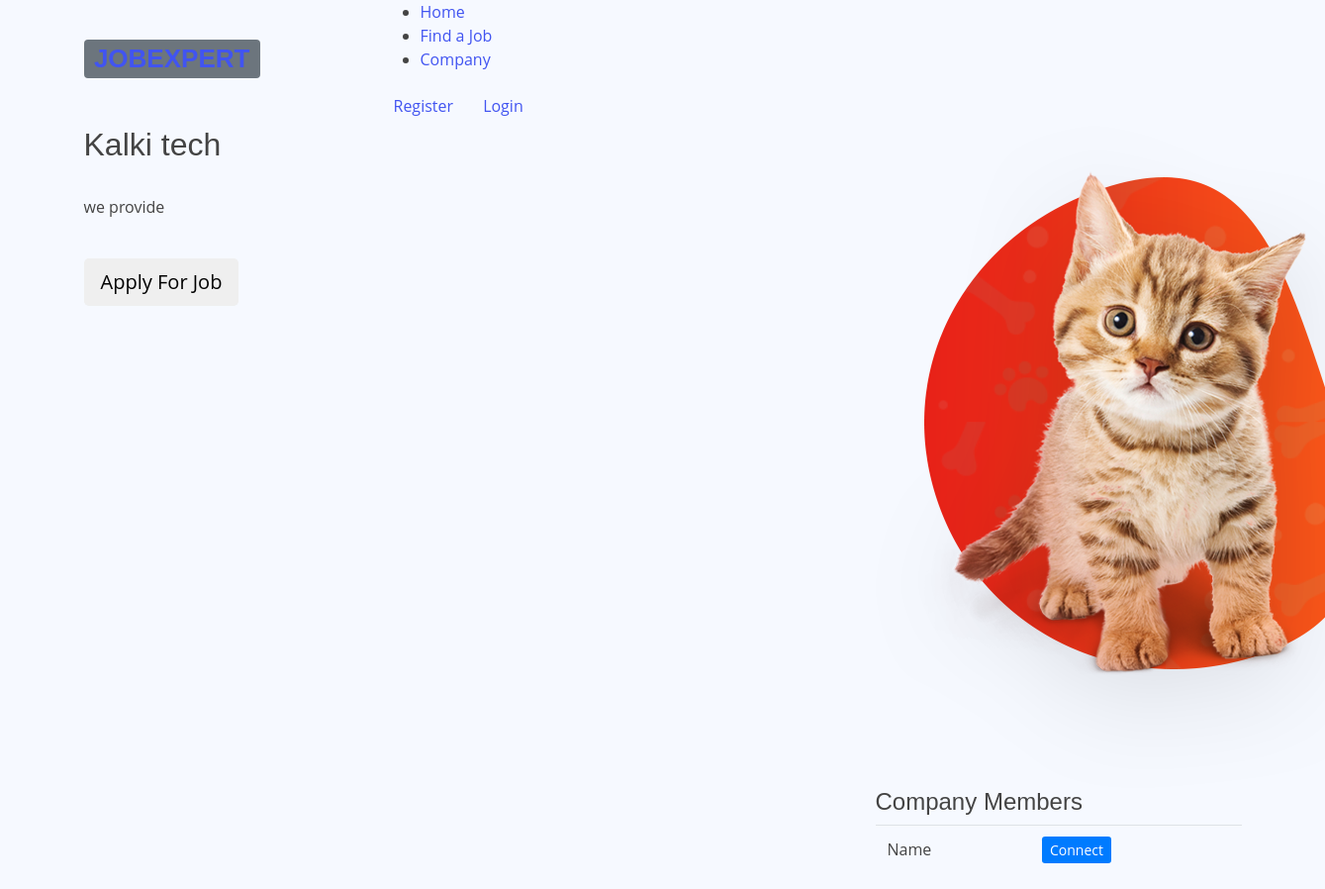
Before: /company-about.php with the older database file.
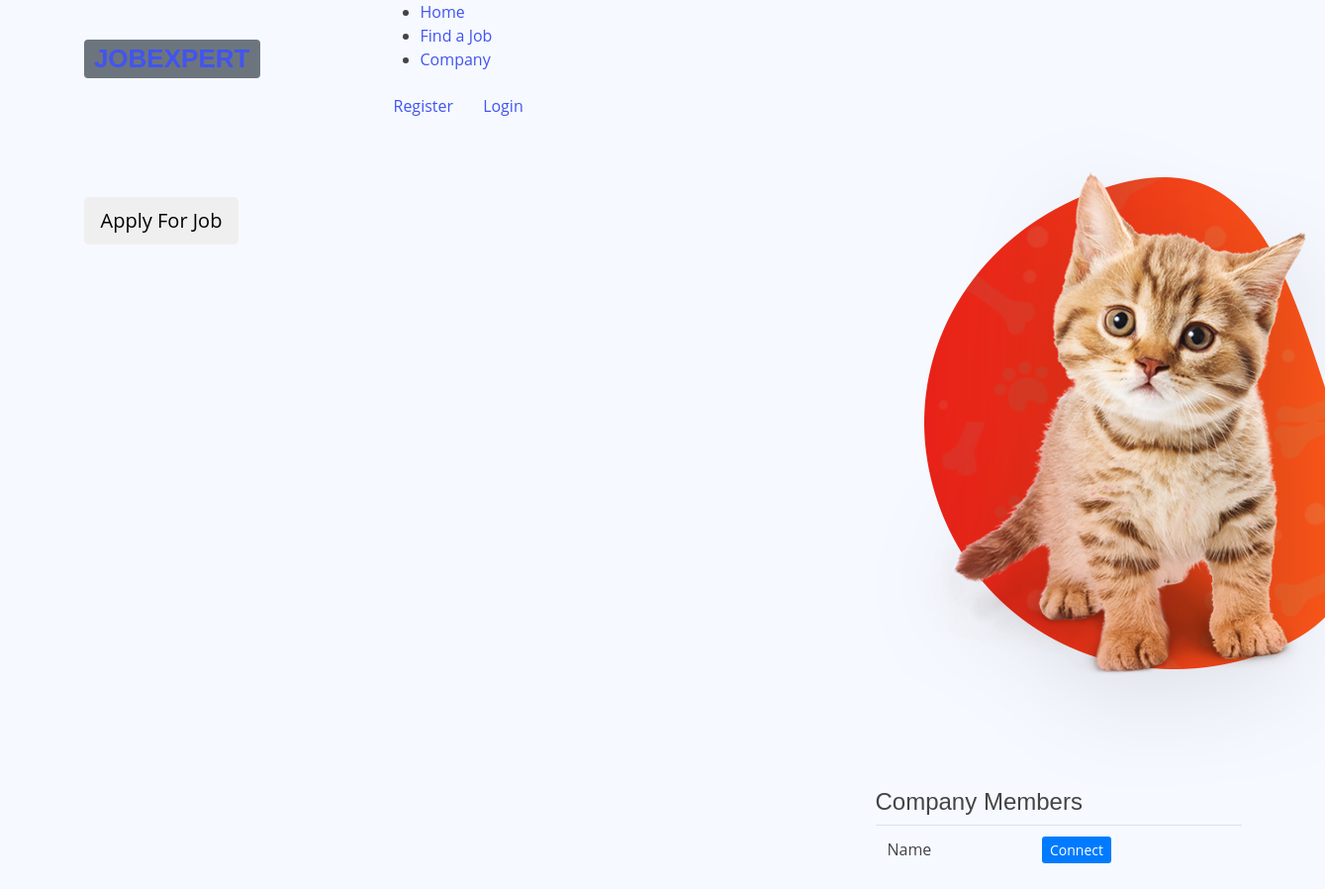
After: the same page with the newer database file.
### tables this page shows
CREATE TABLE `company` (
  `Cid` int(11) NOT NULL,
  `Cusername` varchar(100) NOT NULL,
  `cName` varchar(100) NOT NULL,
  `Cnum` varchar(10) NOT NULL,
  `Cdes` longtext NOT NULL,
  `cImage` longtext NOT NULL,
  `status` tinyint(1) NOT NULL
);

### functions.php (called while the page is built, shortened)
<?php
function connect(){
    $servername = "localhost";
    $username = "root";
    $password = "";
    $db="job";
    $conn = new mysqli($servername, $username, $password,$db);
     return $conn;
    }
 function getCompanyDetails($cid){
    $conn = connect();
    $res = $conn->query("select * from company where Cid = $cid");
    $row = $res->fetch_assoc();
    return $row;
 }
?>

### company-about.php (the view, shortened to what this page needs)
<?php
 include_once 'functions.php';
 $cid = 9;
 $company = getCompanyDetails($cid);
?>
<!DOCTYPE html>
<html lang="en">
<head>
            <link href="./company/assets/vendor/bootstrap-icons/bootstrap-icons.css" rel="stylesheet">
            <link rel="stylesheet" href="assets/css/bootstrap.min.css">
            <link rel="stylesheet" href="assets/css/owl.carousel.min.css">
            <link rel="stylesheet" href="assets/css/flaticon.css">
            <link rel="stylesheet" href="assets/css/price_rangs.css">
            <link rel="stylesheet" href="assets/css/slicknav.css">
            <link rel="stylesheet" href="assets/css/animate.min.css">
            <link rel="stylesheet" href="assets/css/magnific-popup.css">
            <link rel="stylesheet" href="assets/css/fontawesome-all.min.css">
            <link rel="stylesheet" href="assets/css/themify-icons.css">
            <link rel="stylesheet" href="assets/css/slick.css">
            <link rel="stylesheet" href="assets/css/nice-select.css">
            <link rel="stylesheet" href="assets/css/style.css">
   </head>
<body>
<?php include('includes/navbar.php'); ?>
<div class="container">
  <div class="row">
    <div class="col-sm-8">
      <h2><?php echo  $company["cName"] ?></h2><br>
      <p><?php echo $company['Cdes'] ?></p>
      <br><button class="btn btn-default btn-lg">Apply For Job</button>
    </div>
    <div class="col-sm-4">
      <img src="assets/img/about/pet_care.png" alt="">
    </div>
  </div>
  <div class="row">
  <div class="col-sm-8"></div>
  <div class="col-sm-4">
    <h4>Company Members</h4>
    <table class="table">
        <tbody>
            <tr>
                <td>Name</td>
                <?php if(isset($_SESSION["susername"]))
                {
                    echo "<td><button class='btn-primary btn-sm'>Connect</button></td>";
                } else {
                    echo "<td><a href='login/login.php' class='btn-primary btn-sm'>Connect</button></td>";
                }
                ?>
            </tr>
        </tbody>
    </table>
  </div>
  </div>
</div>
</body>
</html>

Changed rows visible on the page:
removed company: cName "Kalki tech", Cdes "we provide"
